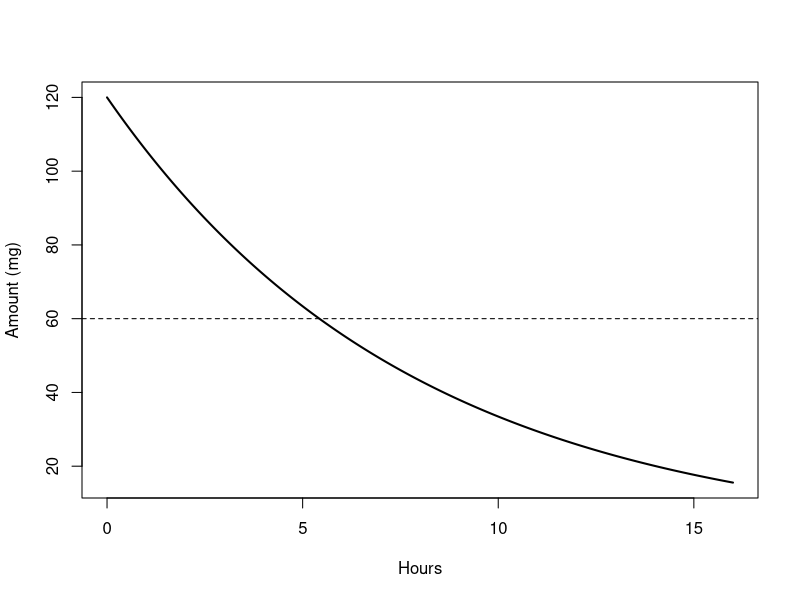

Write R code to recreate this figure.
Q0 <- 120
k <- log(0.6)/4
t <- seq(0, 16, length.out=250)
plot(t, Q0*exp(k*t), type='l', lwd=2,
     xlab='Hours', ylab='Amount (mg)')
abline(h=Q0/2, lty=2)
cat('Decay constant:', k, '\n')
cat('Half-life:', log(0.5)/k, '\n')
